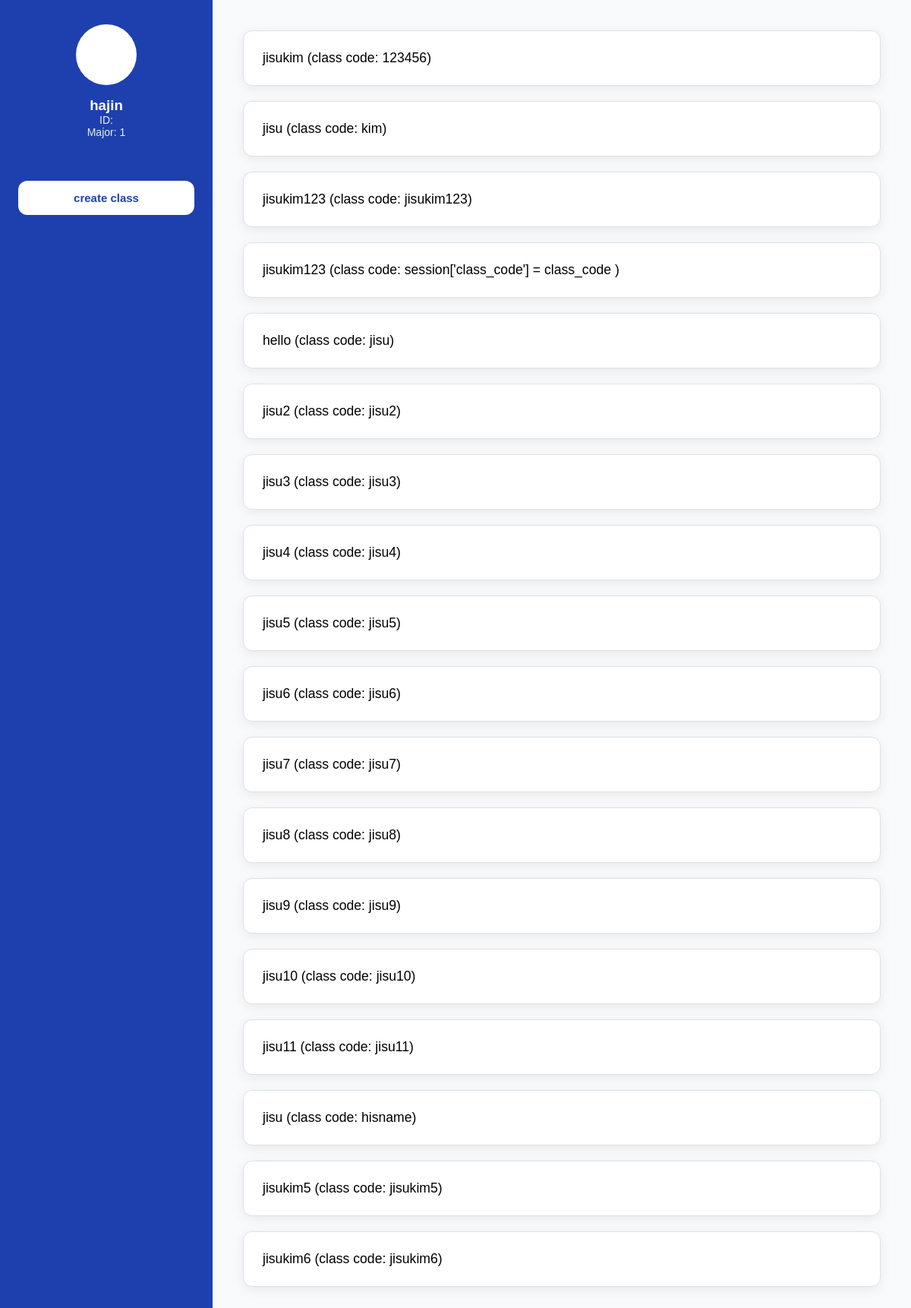
The page /mainpage_prof (signed in) on the database its author committed.
### tables this page shows
CREATE TABLE "class_info" (
	"class_name"	TEXT NOT NULL,
	"class_code"	TEXT NOT NULL,
	"class_size"	INTEGER NOT NULL,
	"prof_id"	TEXT NOT NULL,
	"current_size"	INTEGER DEFAULT 0,
	PRIMARY KEY("class_code")
);

### main/backend.py (the view)
@app.route('/mainpage_prof')
def mainpage_prof():
        prof_id = session.get("username")
        conn = sqlite3.connect('teample.db')
        cursor = conn.cursor()
        cursor.execute('SELECT class_name, class_code, class_size FROM class_info WHERE prof_id = ?', (prof_id,))
        prof_all_class_info = cursor.fetchall()
        return render_template("mainpage_prof.html", session=session, prof_all_class_info= prof_all_class_info)

### main/backend.py (called while the page is built)
@app.before_request
def save_logged_in_user():
    username = session.get('username')
    prof_or_stu = session.get('prof_or_stu')
    g.user = None
    if username and prof_or_stu:
        conn = sqlite3.connect('teample.db')
        conn.row_factory = sqlite3.Row
        cursor = conn.cursor()
        if prof_or_stu == 'student':
            cursor.execute('SELECT * FROM signup_info_student WHERE username = ?', (username,))
            g.user = cursor.fetchone()
            conn.close()
        elif prof_or_stu == 'prof':
            cursor.execute('SELECT * FROM signup_info_prof WHERE username = ?', (username,))
            g.user = cursor.fetchone()
            conn.close()

### main/templates/mainpage_prof.html (shortened to what this page needs)
<!DOCTYPE html>
<html>
    <head>
        <link rel="stylesheet" href="{{ url_for('static', filename='mainpage_prof.css') }}" />
    </head>
    <body>
    <div class="container">
        <div class="sidebar">
        <div class="profile">
            <div class="profile-pic"></div>
            <h3>{{session['username']}}</h3>
            <p>ID: {{session['prof_number']}}</p>
            <p>Major: {{session['major']}} </p>
        </div>
            <div class= "create_class">
            <form action="/move_to_create_class" method="POST">
                <button id="create_class_button" type="submit">create class</button>
            </form>
            </div>
        </div>
        <div class= "class_list">
            {% for cls in prof_all_class_info %}
                <form action="/teample_prof" method="POST" >
                    <button type="submit">{{ cls[0] }} (class code: {{ cls[1] }})</button>
                </form>
            {% endfor %}
        </div>
    </div>
    </body>
</html>

### main/static/mainpage_prof.css (style rules this page uses)
:root { --prof-primary: #1E40AF; --prof-primary-dark: #1E3A8A; --white: #ffffff; --text-light: #f8f9fa; --text-muted: #e9ecef; --text-dark: #212529; --bg-light: #f9fafb; --border-color: #dee2e6; --font-family: 'Noto Sans KR', sans-serif; }
* { margin: 0; padding: 0; box-sizing: border-box; }
body { font-family: 'Noto Sans KR', sans-serif; background-color: var(--bg-light); }
.container { display: flex; min-height: 100vh; }
.sidebar { width: 280px; background: var(--prof-primary); padding: 32px 24px; display: flex; flex-direction: column; flex-shrink: 0; color: var(--white); }
.profile { text-align: center; margin-bottom: 32px; }
.profile-pic { width: 80px; height: 80px; background: var(--white); border-radius: 50%; margin: 0 auto 16px; }
.profile h3 { color: var(--white); }
.profile p { color: var(--text-muted); font-size: 14px; }
.create_class { margin-top: 24px; }
#create_class_button { width: 100%; padding: 14px 20px; font-size: 15px; font-weight: 600; color: var(--prof-primary); background: var(--white); border: none; border-radius: 12px; cursor: pointer; transition: all 0.2s ease; }
.class_list { flex: 1; padding: 40px; }
.class_list form button { display: block; width: 100%; padding: 25px; margin-bottom: 20px; background: var(--white); border: 1px solid var(--border-color); border-radius: 12px; box-shadow: 0 4px 16px rgba(0,0,0,0.07); font-size: 1.1rem; text-align: left; cursor: pointer; transition: all 0.3s ease; }

### rows shown on the page
class_info: class_name "jisukim", class_code "123456"
class_info: class_name "jisu", class_code "kim"
class_info: class_name "jisukim123", class_code "jisukim123"
class_info: class_name "jisukim123", class_code "session['class_code'] = class_code"
class_info: class_name "hello", class_code "jisu"
class_info: class_name "jisu2", class_code "jisu2"
class_info: class_name "jisu3", class_code "jisu3"
class_info: class_name "jisu4", class_code "jisu4"
class_info: class_name "jisu5", class_code "jisu5"
class_info: class_name "jisu6", class_code "jisu6"
class_info: class_name "jisu7", class_code "jisu7"
class_info: class_name "jisu8", class_code "jisu8"
class_info: class_name "jisu9", class_code "jisu9"
class_info: class_name "jisu10", class_code "jisu10"
class_info: class_name "jisu11", class_code "jisu11"
class_info: class_name "jisu", class_code "hisname"
class_info: class_name "jisukim5", class_code "jisukim5"
class_info: class_name "jisukim6", class_code "jisukim6"

### other values the page prints
{{ session['username'] }} "hajin"
{{ session['major'] }} "1"
